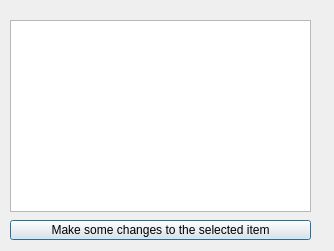
<?xml version="1.0" encoding="UTF-8"?>
<ui version="4.0">
 <class>Dialog</class>
 <widget class="QDialog" name="Dialog">
  <property name="geometry">
   <rect>
    <x>0</x>
    <y>0</y>
    <width>334</width>
    <height>251</height>
   </rect>
  </property>
  <property name="windowTitle">
   <string>Dialog</string>
  </property>
  <widget class="QListWidget" name="listWidget">
   <property name="geometry">
    <rect>
     <x>10</x>
     <y>20</y>
     <width>301</width>
     <height>192</height>
    </rect>
   </property>
  </widget>
  <widget class="QPushButton" name="pushButton">
   <property name="geometry">
    <rect>
     <x>10</x>
     <y>220</y>
     <width>301</width>
     <height>20</height>
    </rect>
   </property>
   <property name="text">
    <string>Make some changes to the selected item</string>
   </property>
  </widget>
 </widget>
 <resources/>
 <connections/>
</ui>
